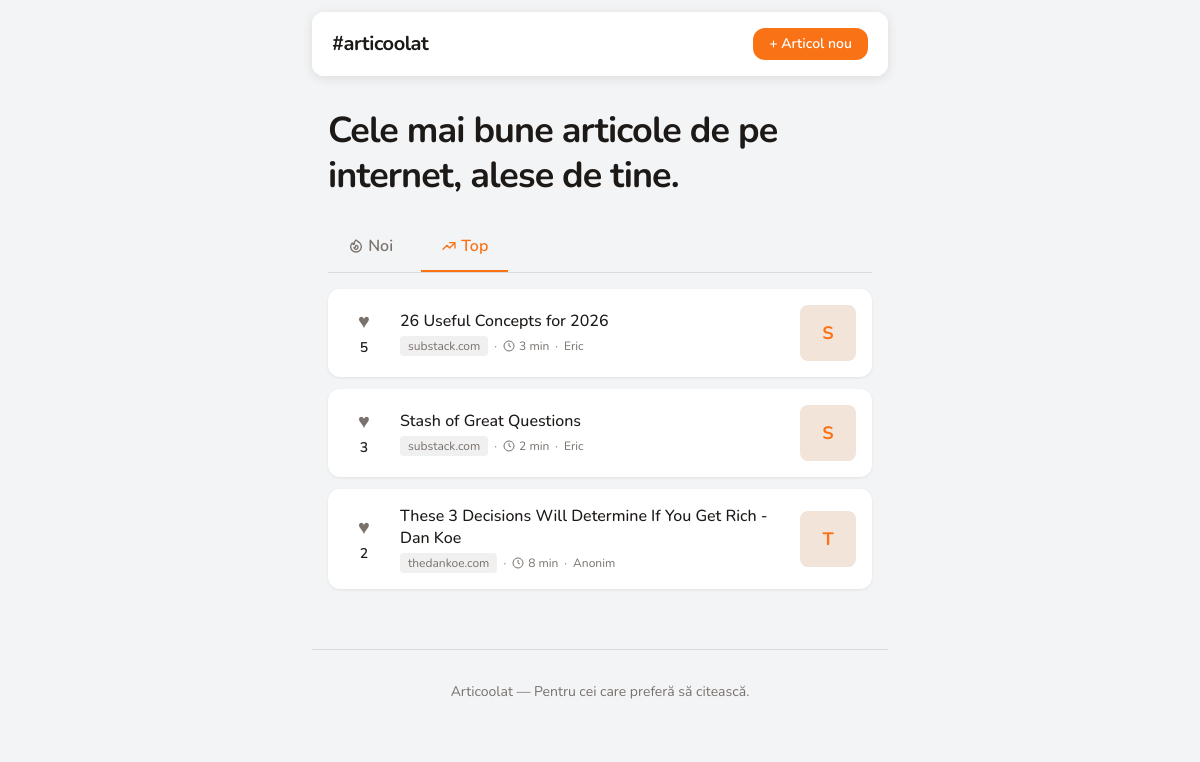
The page /?tab=top on the database its author committed.
### tables this page shows
CREATE TABLE articles (
        id INTEGER PRIMARY KEY AUTOINCREMENT,
        url TEXT NOT NULL UNIQUE,
        title TEXT NOT NULL,
        description TEXT,
        image_url TEXT,
        domain TEXT,
        tag TEXT DEFAULT 'General',
        submitted_by TEXT DEFAULT 'Anonim',
        votes INTEGER DEFAULT 1,
        created_at TEXT DEFAULT (datetime('now')),
        reading_time INTEGER
    );

### includes/functions.php (called while the page is built, shortened)
<?php
function load_settings(): array {
    $file = __DIR__ . '/../data/settings.json';
    $defaults = [
        'site_title' => 'Articoolat',
        'site_subtitle' => 'Internetul e plin de articole bune. Problema e că nu le găsești.',
        'heading_size' => '36',
        'site_footer' => 'Articoolat — Pentru cei care preferă să citească.',
        'admin_password_hash' => '',
        'auth_secret' => bin2hex(random_bytes(32)),
        'ga_script' => '',
        'kit_api_key' => '',
        'kit_api_secret' => '',
        'color_bg' => '#f3f4f6',
        'color_surface' => '#ffffff',
        'color_accent' => '#f97316',
        'color_text' => '#1c1917',
        'color_text_muted' => '#78716c',
        'tags' => 'Tehnologie,Startup,Cultură,Știință,Afaceri,Design,Programare,România,Educație,Opinie',
        'new_days' => 7
    ];
    if (file_exists($file)) {
        $loaded = json_decode(file_get_contents($file), true) ?: [];
        return array_merge($defaults, $loaded);
    }
    return $defaults;
}
function e(string $str): string {
    return htmlspecialchars($str, ENT_QUOTES, 'UTF-8');
}

### index.php (the view, shortened to what this page needs)
<?php
require_once __DIR__ . '/includes/functions.php';
$db = get_db();
$tab = $_GET['tab'] ?? 'new';
switch ($tab) {
    case 'top':
        $sql = "SELECT * FROM articles ORDER BY votes DESC LIMIT 50";
        break;
}
$result = $db->query($sql);
$articles = [];
while ($row = $result->fetchArray(SQLITE3_ASSOC)) {
    $articles[] = $row;
}
$voted_ids = [];
?>
<!DOCTYPE html>
<html lang="ro">
<head>
    <?php include __DIR__ . '/includes/head.php'; ?>
</head>
<body class="bg-bg text-txt min-h-screen">
    <div class="sticky top-0 z-50 pt-3 px-4">
        <nav class="max-w-[36rem] mx-auto bg-surface/95 backdrop-blur-sm shadow-[0_2px_12px_rgba(0,0,0,0.1)] rounded-xl px-5 py-4 flex items-center justify-between">
            <a href="/" class="text-xl font-bold tracking-tight hover:text-accent transition-colors">#articoolat</a>
            <a href="/submit.php" class="bg-accent text-white px-4 py-1.5 rounded-xl text-sm font-semibold hover:opacity-90 transition-opacity">
                + Articol nou
            </a>
        </nav>
    </div>
    <header class="max-w-[36rem] mx-auto px-4 pt-8 pb-4">
        <h2 id="liveHeading" class="font-bold leading-tight tracking-tight" style="font-size: <?= e($settings['heading_size'] ?? '36') ?>px"><?= e($settings['site_subtitle']) ?></h2>
        <nav class="flex gap-2 mt-6 border-b border-muted/20">
            <a href="/?tab=new"
               class="px-5 py-3 text-base font-semibold border-b-2 transition-colors <?= $tab === 'new' ? 'border-accent text-accent' : 'border-transparent text-muted hover:text-txt' ?>">
                Noi
            </a>
            <a href="/?tab=top"
               class="px-5 py-3 text-base font-semibold border-b-2 transition-colors <?= $tab === 'top' ? 'border-accent text-accent' : 'border-transparent text-muted hover:text-txt' ?>">
                <svg class="inline w-4 h-4 -mt-0.5" fill="none" stroke="currentColor" stroke-width="2" viewBox="0 0 24 24"><path stroke-linecap="round" stroke-linejoin="round" d="M13 7h8m0 0v8m0-8l-8 8-4-4-6 6"/></svg> Top
            </a>
        </nav>
    </header>
    <main class="max-w-[36rem] mx-auto px-4 pb-12">
        <?php foreach ($articles as $i => $article): ?>
        <article class="card-hover flex items-center gap-4 p-4 rounded-xl bg-surface shadow-[0_1px_3px_rgba(0,0,0,0.08)] mb-3">
            <div class="flex flex-col items-center w-10 flex-shrink-0">
                <button onclick="vote(<?= $article['id'] ?>, this)"
                        class="vote-btn text-xl <?= isset($voted_ids[$article['id']]) ? 'voted' : '' ?>">
                    ♥
                </button>
                <span class="text-sm font-semibold mt-0.5 vote-count"><?= $article['votes'] ?></span>
            </div>
            <div class="flex-1 min-w-0">
                <a href="<?= e($article['url']) ?>" target="_blank" rel="noopener"
                   class="text-txt font-medium hover:text-accent transition-colors leading-snug line-clamp-2">
                    <?= e($article['title']) ?>
                </a>
                <div class="flex flex-wrap items-center gap-1.5 mt-1 text-xs text-muted">
                    <span class="bg-muted/10 px-2 py-0.5 rounded"><?= e($article['domain']) ?></span>
                    <?php if ($article['reading_time']): ?>
                    <span>·</span>
                    <span class="inline-flex items-center gap-1"><svg class="w-3 h-3" fill="none" stroke="currentColor" stroke-width="2" viewBox="0 0 24 24"><circle cx="12" cy="12" r="10"/><path d="M12 6v6l4 2"/></svg><?= $article['reading_time'] ?> min</span>
                    <?php endif; ?>
                    <span>·</span>
                    <span><?= e($article['submitted_by']) ?></span>
                </div>
            </div>
            <div class="w-14 h-14 flex-shrink-0 rounded-lg overflow-hidden bg-muted/10">
            </div>
        </article>
        <?php endforeach; ?>
    </main>
    <footer class="max-w-[36rem] mx-auto px-4 py-8 border-t border-muted/20">
        <p id="liveFooter" class="text-center text-muted text-sm"><?= e($settings['site_footer']) ?></p>
    </footer>
</body>
</html>

### rows shown on the page
articles: votes "5", title "26 Useful Concepts for 2026", domain "substack.com", reading_time "3", submitted_by "Eric"
articles: votes "3", title "Stash of Great Questions", domain "substack.com", reading_time "2", submitted_by "Eric"
articles: votes "2", title "These 3 Decisions Will Determine If You Get Rich - Dan Koe", domain "thedankoe.com", reading_time "8", submitted_by "Anonim"

### other values the page prints
$settings['site_subtitle'] "Cele mai bune articole de pe internet, alese de tine."
$settings['site_footer'] "Articoolat — Pentru cei care preferă să citească."
